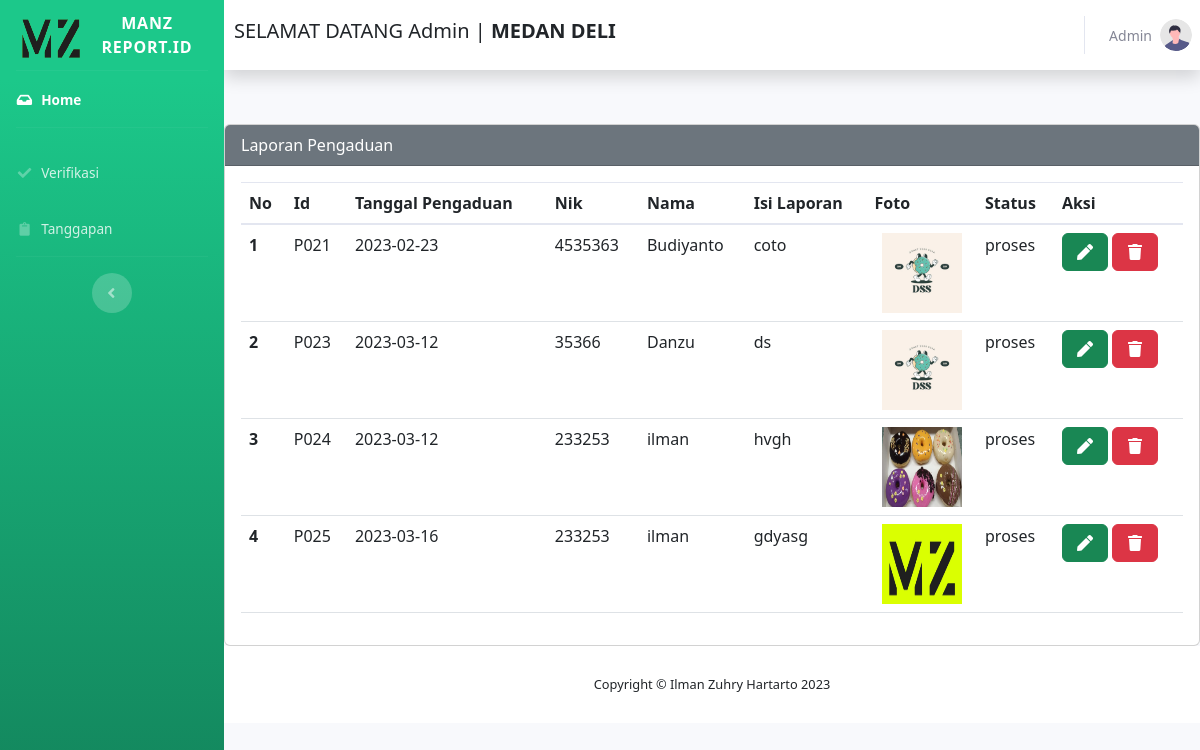
Page /tanggapan2.php (signed in) on the committed database.
### tables this page shows
CREATE TABLE `pengaduan` (
  `Id_pengaduan` varchar(20) NOT NULL,
  `Tgl_pengaduan` date NOT NULL,
  `Nik` varchar(20) NOT NULL,
  `Nama` varchar(100) NOT NULL,
  `Isi_laporan` varchar(250) NOT NULL,
  `Foto` varchar(250) NOT NULL,
  `Status` enum('0','proses','selesai') NOT NULL
);

### manzzkonek.php (called while the page is built, shortened)
<?php
class manz{
	var $ilmanhost = "localhost";
    var $user = "root";
    var $pass = "";
    var $dbname = "manz_lapor";
	var $koneksi ="";
	function __construct(){
		$this->koneksi=mysqli_connect($this->ilmanhost,$this->user,$this->pass,$this->dbname);
	}
	function manztampilData2(){
		$query=mysqli_query($this->koneksi,"SELECT *FROM pengaduan WHERE Status='Proses' ");
		while($row=mysqli_fetch_array($query))
			$data[]=$row;
		return $data;
	}
}
?>

### tanggapan2.php (the view, shortened to what this page needs)
<!DOCTYPE html>
<html lang="en">
<head>
    <link href="vendor/fontawesome-free/css/all.min.css" rel="stylesheet" type="text/css">
    <link href="css/sb-admin-2.min.css" rel="stylesheet">
</head>
<body id="page-top">
    <div id="wrapper">
        <ul class="navbar-nav bg-gradient-success sidebar sidebar-dark accordion" id="accordionSidebar">
            <a class="sidebar-brand d-flex align-items-center justify-content-center" href="#">
                <div class="sidebar-brand-icon ">
                     <img class="logo" src="gambar/logoo.png" alt="" width="70" height="57">
                </div>
                <div class="sidebar-brand-text mx-2">Manz Report.ID</div>
            </a>
            <hr class="sidebar-divider my-0">
            <li class="nav-item active">
                <a class="nav-link" href="dasboardptg.php">
                    <i class="fas fa-fw fa-inbox"></i>
                    <span>Home</span></a>
            </li>
            <hr class="sidebar-divider">
            <li class="nav-item">
                <a class="nav-link" href="verifikasi.php">
                    <i class="fas fa-fw fa-check"></i>
                    <span>Verifikasi</span></a>
            </li>
            <li class="nav-item">
                <a class="nav-link" href="tanggapan2.php">
                    <i class="fas fa-fw fa-clipboard"></i>
                    <span>Tanggapan</span></a>
            </li>
            <hr class="sidebar-divider d-none d-md-block">
            <div class="text-center d-none d-md-inline">
                <button class="rounded-circle border-0" id="sidebarToggle"></button>
            </div>
        </ul>
        <div id="content-wrapper" class="d-flex flex-column">
            <div id="content">
                <nav class="navbar navbar-expand navbar-light bg-white topbar mb-4 static-top shadow">
                    <h5>&ensp;SELAMAT DATANG Admin | <b>MEDAN DELI</b></h5>
                    <ul class="navbar-nav ml-auto">
                        <li class="nav-item dropdown no-arrow">
                            <a class="nav-link dropdown-toggle" href="#" id="userDropdown" role="button" data-toggle="dropdown" aria-haspopup="true" aria-expanded="false">
                                <span class="mr-2 d-none d-lg-inline text-gray-600 small">Admin</span>
                                <img class="img-profile rounded-circle" src="img/undraw_profile.svg">
                            </a>
                        </li>
                    </ul>
                </nav>
                <div class="row">
<!doctype html>
<html lang="en">
<head>
    <link href="https://cdn.jsdelivr.net/npm/bootstrap@5.2.1/dist/css/bootstrap.min.css" rel="stylesheet">
</head>
<body>
    <div class="mx-auto">
        <div class="card">
            <div class="card-header text-white bg-secondary">
                Laporan Pengaduan
            </div>
            <div class="card-body">
                <table class="table">
                    <thead>
                        <tr>
                            <th scope="col">No</th>
                            <th scope="col">Id</th>
                            <th scope="col">Tanggal Pengaduan</th>
                            <th scope="col">Nik</th>
                            <th scope="col">Nama</th>
                            <th scope="col">Isi Laporan</th>
							<th scope="col">Foto</th>
							<th scope="col">Status</th>
							<th scope="col">Aksi</th>
                        </tr>
                    <tbody>
						<?php
                        include 'manzzkonek.php';
                        $db = new manz();
                        $db->connectMySQL();
							?>
                        <?php
                        $arrayData = $db->manztampilData2();
                        $i = 1;
                        foreach ($arrayData as $data) {
                            $id      = $data['Id_pengaduan'];
                            $tgl     = $data['Tgl_pengaduan'];
                            $nik   = $data['Nik'];
                            $nama  = $data['Nama'];
							$isi   = $data['Isi_laporan'];
                            $status  = $data['Status'];
                        ?>
                        <tr>
                            <th scope="data"><?php echo $i++ ?></th>
                            <td scope="row"><?php echo $id ?></td>
                            <td scope="row"><?php echo $tgl ?></td>
                            <td scope="row"><?php echo $nik ?></td>
                            <td scope="row"><?php echo $nama ?></td>
							<td scope="row"><?php echo $isi ?></td>
							<td align="center"><img src="gambar/<?php echo $data['Foto']; ?>"width="80" height="80"></td>
							<td scope="row"><?php echo $status ?></td>
                            <td scope="row">
                            <a href="tanggapan.php" class="btn btn-success" data-bs-toggle="modal" data-bs-target="#edit<?php echo $id ?>"class="btn btn-success"><i class="fas fa-fw fa-pen"></i></a>
							<a href="tanggapan.php?op=hapus&Id=<?php echo $data['Id_pengaduan']?>"class="btn btn-danger"><i class="fas fa-fw fa-trash"></i></a>
                            </td>
                        </tr>
</div>
                        <?php
                        }
                        ?>
            </div>
        </div>
    </div>
</body>
</html>
              <footer class="sticky-footer bg-white">
                    <div class="container my-auto">
                        <div class="copyright text-center my-auto">
                            <span>Copyright &copy; Ilman Zuhry Hartarto 2023</span>
                        </div>
                    </div>
                </footer>
</body>
</html>

### tanggapan2.php (style rules this page uses)
.mx-auto { width: 1000px }
.card { margin-top: 30px; }

### rows in the picture
pengaduan: Id_pengaduan "P021", Tgl_pengaduan "2023-02-23", Nik "4535363", Nama "Budiyanto", Isi_laporan "coto", Foto (picture), Status "proses"
pengaduan: Id_pengaduan "P023", Tgl_pengaduan "2023-03-12", Nik "35366", Nama "Danzu", Isi_laporan "ds", Foto (picture), Status "proses"
pengaduan: Id_pengaduan "P024", Tgl_pengaduan "2023-03-12", Nik "233253", Nama "ilman", Isi_laporan "hvgh", Foto (picture), Status "proses"
pengaduan: Id_pengaduan "P025", Tgl_pengaduan "2023-03-16", Nik "233253", Nama "ilman", Isi_laporan "gdyasg", Foto (picture), Status "proses"
